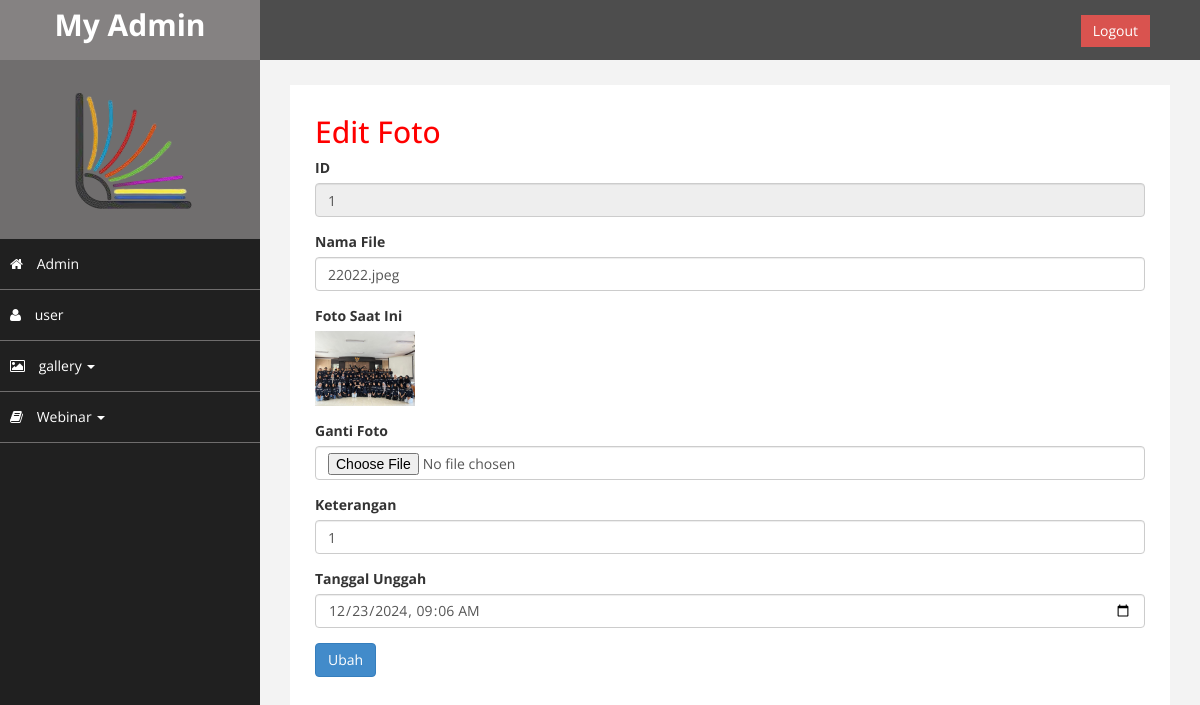
Screenshot of /admin1/index.php?hal=ubahgallery&id=1&year=2022 (signed in) with the database file from the repository.
### tables this page shows
CREATE TABLE `gallery2022` (
  `id` int(11) NOT NULL,
  `file_name` varchar(255) NOT NULL,
  `caption` varchar(255) NOT NULL,
  `uploaded_on` timestamp NULL DEFAULT CURRENT_TIMESTAMP
);

### admin1/ubahgallery.php (the view, shortened to what this page needs)
<div class="container-fluid">
	<h2>Edit Foto</h2>
	<?php
	$koneksi = new mysqli("localhost", "root", "", "webmi");
	if (isset($_GET['id']) && isset($_GET['year'])) {
		$id = $_GET['id'];
		$year = $_GET['year'];
		$table_name = "gallery" . $year;
		$query = $koneksi->query("SELECT * FROM $table_name WHERE id='$id'");
		$pecah = $query->fetch_assoc();
	} else {
		die("ID atau Tahun tidak ditemukan.");
	}
	?>
	<form method="post" enctype="multipart/form-data">
		<div class="form-group">
			<label>ID</label>
			<input type="number" class="form-control" name="id" value="<?php echo $pecah['id']; ?>" readonly>
		</div>
		<div class="form-group">
			<label>Nama File</label>
			<input type="text" class="form-control" name="file_name"
				value="<?php echo htmlspecialchars($pecah['file_name']); ?>" required>
		</div>
		<div class="form-group">
			<label>Foto Saat Ini</label>
			<div>
				<img src="../uploads/<?php echo basename(htmlspecialchars($pecah['file_name'])); ?>" alt="Foto"
					style="width:100px; height:auto;">
			</div>
		</div>
		<div class="form-group">
			<label>Ganti Foto</label>
			<input type="file" class="form-control" name="new_file">
		</div>
		<div class="form-group">
			<label>Keterangan</label>
			<input type="text" class="form-control" name="caption" value="<?php echo $pecah['caption']; ?>" required>
		</div>
		<div class="form-group">
			<label>Tanggal Unggah</label>
			<input type="datetime-local" class="form-control" name="uploaded_on"
				value="<?php echo date('Y-m-d\TH:i', strtotime($pecah['uploaded_on'])); ?>" required>
		</div>
		<button class="btn btn-primary" name="ubah">Ubah</button>
	</form>

### admin1/assets/css/custom.css (style rules this page uses)
body { font-family: 'Open Sans', sans-serif; }
h2 { color: #f00; }

### rows the page displays
gallery2022: id "1", file_name "22022.jpeg", file_name (picture), caption "1", uploaded_on "12/23/2024 09:06"
